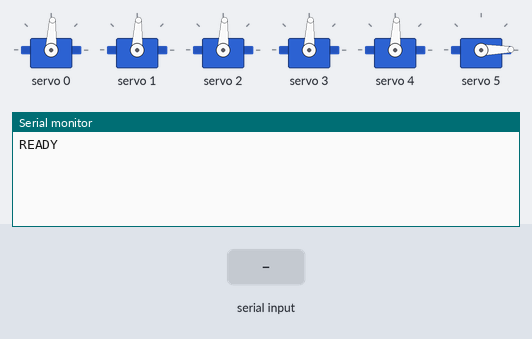
Bench run of a sketch on a simulated Arduino Uno, built with avr-gcc and run on an emulated ATmega328P. On the bench: 6 × servo, the last lines printed to the serial monitor. The test bench sets the inputs (shaded band).

Above: at 1.5 s.
1.6 s: "PING\n" received over Serial
At 2.8 s:
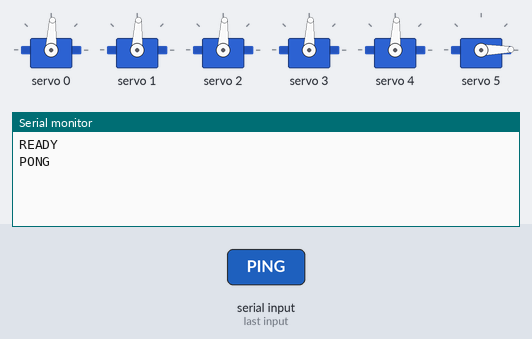
3.1 s: "STATUS\n" received over Serial
At 4.1 s:
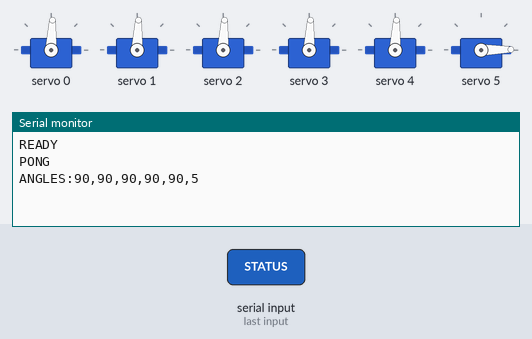
4.6 s: ",\n" received over Serial
At 5.2 s:
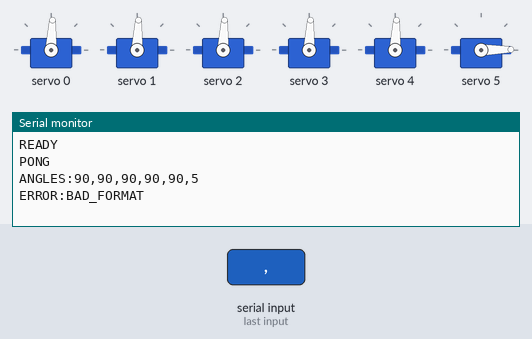

Measured:
- after the input at 1.6 s, the serial monitor: prints a new line at once (image 1)
- after the input at 3.1 s, the serial monitor: prints a new line at once (image 2)
- after the input at 4.6 s, the serial monitor: prints a new line at once (image 3)

The sketch:

arm_code.ino
```cpp
/*

 * ============================================================

 *  AI-Powered Robotic Arm — Arduino PCA9685 Servo Controller

 *  Hardware : Arduino Uno/Mega + PCA9685 via I2C

 *  Servos   : 6-DOF  (3x MG996R + 3x SG90)

 *  Protocol : Serial (USB from Raspberry Pi)

 *             RX format : "90,45,30,120,10,5\n"

 *             TX        : "DONE\n" after move completes

 * ============================================================

 */


#include <Wire.h>

#include <Adafruit_PWMServoDriver.h>


// ── PCA9685 instance (default I2C address 0x40) ─────────────

Adafruit_PWMServoDriver pwm = Adafruit_PWMServoDriver(0x40);


// ── Servo pulse limits (tune per servo type) ─────────────────

//    MG996R  : ~500 µs – 2400 µs

//    SG90    : ~500 µs – 2400 µs  (very similar)

#define SERVO_FREQ   50          // 50 Hz PWM

#define USEC_MIN    500

#define USEC_MAX   2400


// ── Number of DOF ─────────────────────────────────────────────

#define NUM_SERVOS   6


// ── Smooth-motion parameters ──────────────────────────────────

#define STEP_DEG     1           // degrees per increment

#define STEP_DELAY_MS 12         // ms between steps (prevents power surge)


// ── Current angles (start at 90° / neutral) ──────────────────

float currentAngle[NUM_SERVOS] = {90, 90, 90, 90, 90, 90};


// ── Angle constraints per channel ────────────────────────────

//    {min, max}  — adjust to avoid mechanical limits

const int angleMin[NUM_SERVOS] = {  0,   0,   0,   0,   0,   0};

const int angleMax[NUM_SERVOS] = {180, 180, 180, 180, 180, 90};


// ─────────────────────────────────────────────────────────────

//  convert degrees → PCA9685 tick count

// ─────────────────────────────────────────────────────────────

uint16_t angleToPulse(float deg) {

  float usec = map(deg, 0.0, 180.0, USEC_MIN, USEC_MAX);

  // PCA9685 runs at SERVO_FREQ Hz → period = 1 000 000 / SERVO_FREQ µs

  // 4096 ticks per period

  float ticksPerUsec = (4096.0 * SERVO_FREQ) / 1000000.0;

  return (uint16_t)(usec * ticksPerUsec);

}


void setServoImmediate(uint8_t ch, float deg) {

  deg = constrain(deg, angleMin[ch], angleMax[ch]);

  pwm.setPWM(ch, 0, angleToPulse(deg));

  currentAngle[ch] = deg;

}


// ─────────────────────────────────────────────────────────────

//  Move all 6 servos smoothly to target angles

//  Servos move in lock-step, one degree at a time.

// ─────────────────────────────────────────────────────────────

void moveAllSmooth(float target[NUM_SERVOS]) {

  // Clamp targets

  for (int i = 0; i < NUM_SERVOS; i++) {

    target[i] = constrain(target[i], angleMin[i], angleMax[i]);

  }


  bool moving = true;

  while (moving) {

    moving = false;

    for (int i = 0; i < NUM_SERVOS; i++) {

      float diff = target[i] - currentAngle[i];

      if (abs(diff) < 0.5) {

        // Close enough — snap to target

        if (currentAngle[i] != target[i]) {

          setServoImmediate(i, target[i]);

        }

        continue;

      }

      moving = true;

      float step = (diff > 0) ? STEP_DEG : -STEP_DEG;

      currentAngle[i] += step;

      pwm.setPWM(i, 0, angleToPulse(currentAngle[i]));

    }

    if (moving) delay(STEP_DELAY_MS);

  }

}


// ─────────────────────────────────────────────────────────────

//  Parse "a0,a1,a2,a3,a4,a5" from Serial into float array

//  Returns true on success.

// ─────────────────────────────────────────────────────────────

bool parseAngles(String line, float out[NUM_SERVOS]) {

  line.trim();

  int idx = 0;

  int start = 0;

  for (int c = 0; c <= line.length(); c++) {

    if (c == (int)line.length() || line[c] == ',') {

      if (idx >= NUM_SERVOS) return false;

      out[idx++] = line.substring(start, c).toFloat();

      start = c + 1;

    }

  }

  return (idx == NUM_SERVOS);

}


// ─────────────────────────────────────────────────────────────

//  setup()

// ─────────────────────────────────────────────────────────────

void setup() {

  Serial.begin(115200);

  Wire.begin();


  pwm.begin();

  pwm.setOscillatorFrequency(27000000);   // calibrate if needed

  pwm.setPWMFreq(SERVO_FREQ);

  delay(10);


  for (int i = 0; i < NUM_SERVOS; i++) {

    if (i == 5) {

      setServoImmediate(i, 5);

    } else {


      setServoImmediate(i, 90);

    }

    delay(50);

  }


  Serial.println("READY");

}


// ─────────────────────────────────────────────────────────────

//  loop()

// ─────────────────────────────────────────────────────────────

void loop() {

  if (Serial.available()) {

    String line = Serial.readStringUntil('\n');

    line.trim();


    if (line.length() == 0) return;


    // ── Special commands ─────────────────────────────────────

    if (line.equalsIgnoreCase("PING")) {

      Serial.println("PONG");

      return;

    }


    if (line.equalsIgnoreCase("STATUS")) {

      Serial.print("ANGLES:");

      for (int i = 0; i < NUM_SERVOS; i++) {

        Serial.print((int)currentAngle[i]);

        if (i < NUM_SERVOS - 1) Serial.print(",");

      }

      Serial.println();

      return;

    }


    // ── Angle command ─────────────────────────────────────────

    float targets[NUM_SERVOS];

    if (parseAngles(line, targets)) {

      moveAllSmooth(targets);

      Serial.println("DONE");

    } else {

      Serial.println("ERROR:BAD_FORMAT");

    }

  }

}
```
